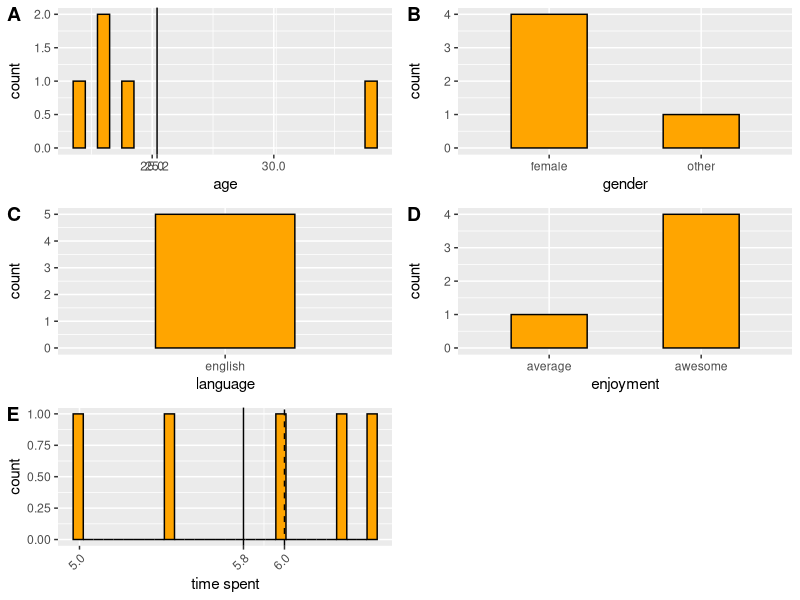
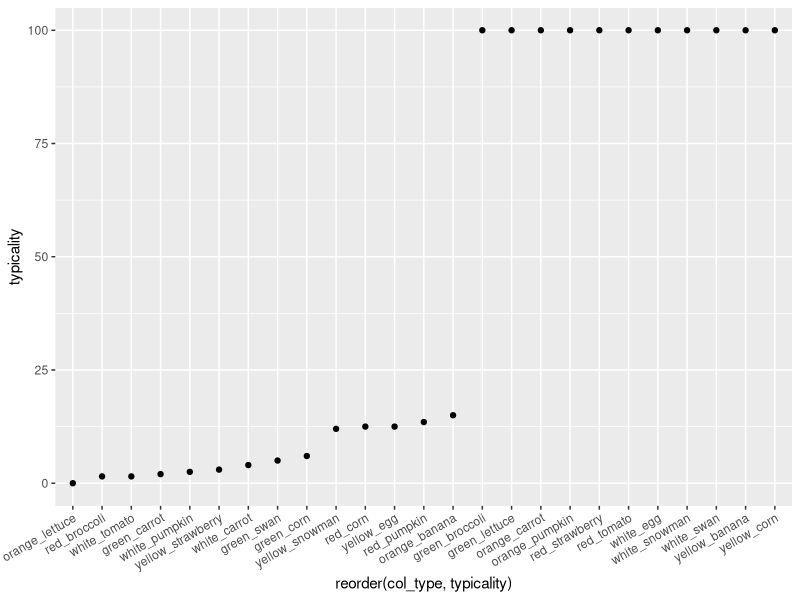
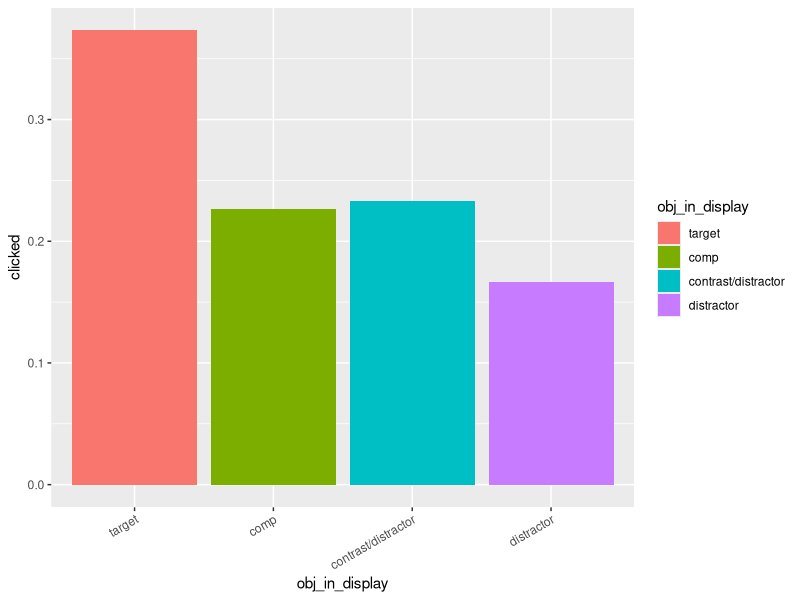
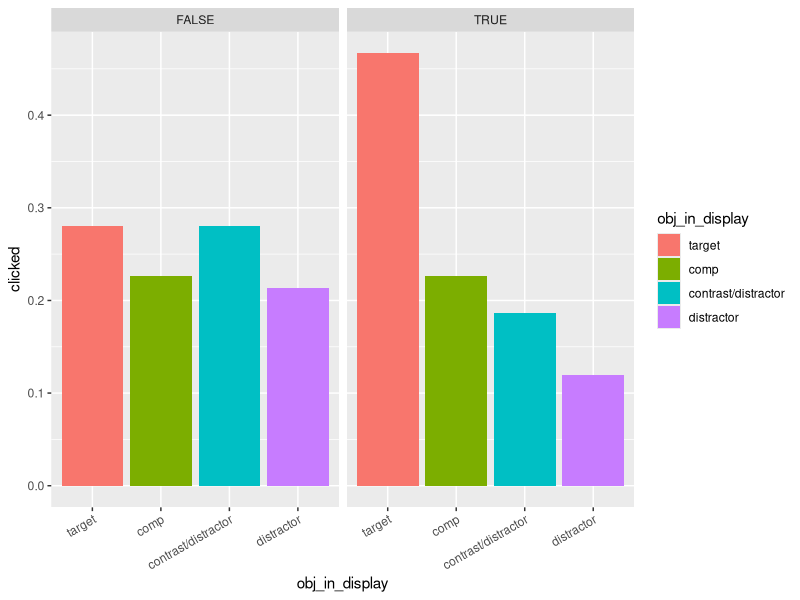
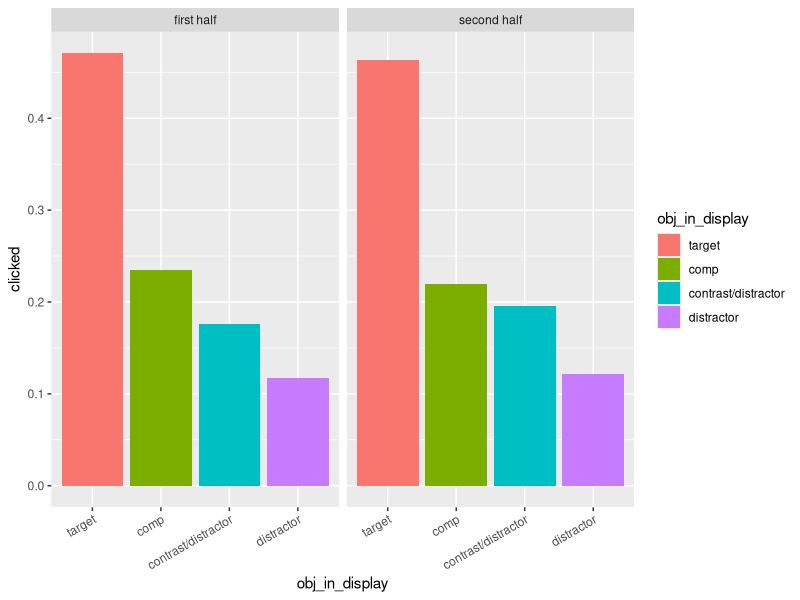
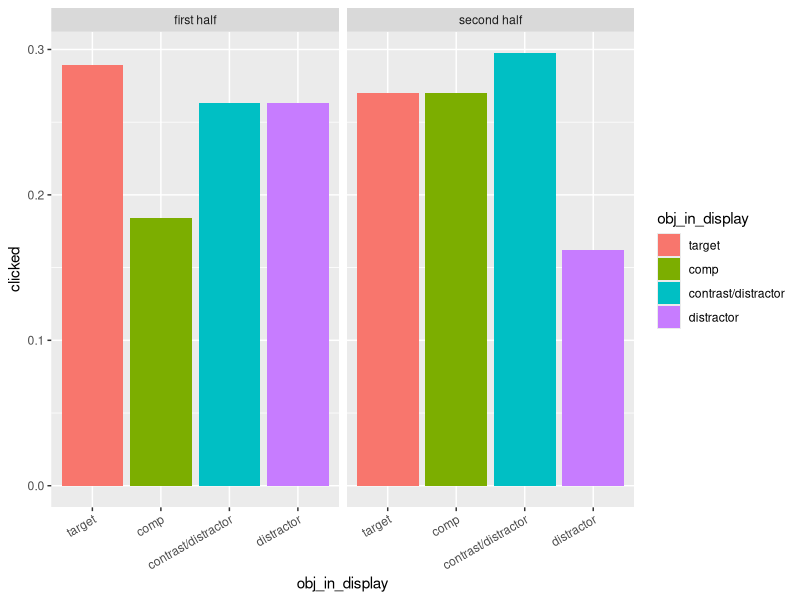
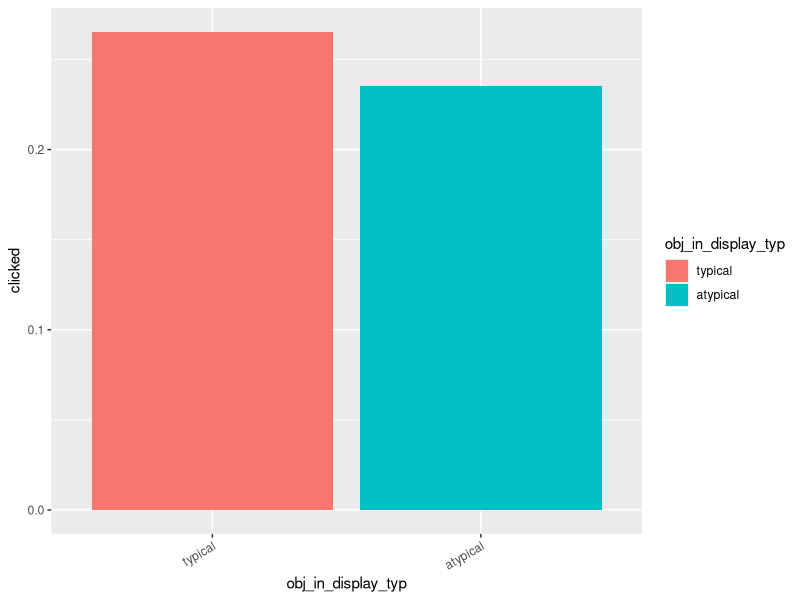
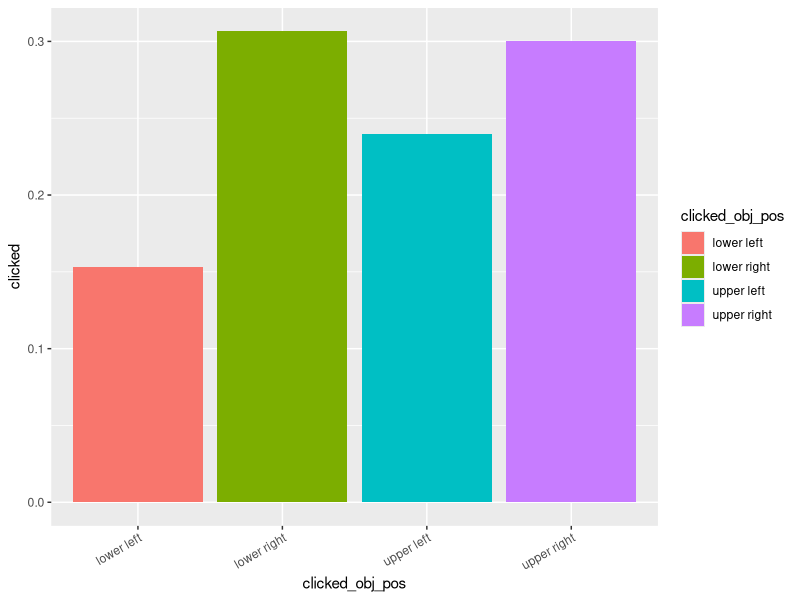

R code for these plots, in order:
## ---- chunk 1
knitr::opts_chunk$set(echo = TRUE)
## ---- chunk 2
library(cowplot)
library(plyr)
library(tidyverse)
library(here)

df_import = read_csv(here("data","03_comprehension","02_main","01_IDT","mock_data.csv")) %>%
  # exclude test
  # weird filter property will exclude NAs
  filter(is.na(comments) | comments != "TEST") %>% 
  # TODO: uncomment for non-mock-data:
  rename(anon_worker_id = submission_id)
## ---- chunk 3
# ggplot(df_import,aes(x=str_to_lower(botresponse))) +
#   geom_histogram(stat="count")
## ---- chunk 4

df_clean = df_import

# number of participants before exclusion (6)
length(unique(df_import$anon_worker_id))
# number of participants after exclusion (6)
length(unique(df_clean$anon_worker_id))


df = df_clean %>%
  # select(-startDate,-botresponse,-HitCorrect)
  select(-startDate,-HitCorrect)
## ---- chunk 5
# other info
engl_spellings = c("english", "englis", "eng", "engilsh", "englsh", "en")

df_subj = df_clean %>% 
  select(age,gender,languages,enjoyment,timeSpent,HitCorrect,comments,anon_worker_id) %>% 
  distinct() %>% 
  mutate_at(vars(languages), funs(str_to_lower(.))) %>% 
  mutate_at(vars(languages), funs(ifelse(. %in% engl_spellings, "english", .))) %>% 
  mutate(lang=ifelse(languages == "english","english","other")) %>% 
  mutate_at(vars(age), funs(as.integer(.))) %>% 
  mutate_at(vars(enjoyment), 
            funs(ifelse(.==1,"average",
                        ifelse(.==2,"awesome","other"))))

mean_age = round(mean(df_subj$age),digits = 1)
p_age = ggplot(df_subj,aes(x=age)) +
  geom_bar(width = .5,
           fill = "orange",
           color = "black") +
  geom_vline(xintercept= mean_age) +
  scale_x_continuous(breaks=c(25,30,35,mean_age))

p_gen = ggplot(df_subj,aes(x=gender)) +
  geom_bar(width = .5,
           fill = "orange",
           color = "black")

p_lang = ggplot(df_subj,aes(x=lang)) +
  geom_bar(width = .5,
           fill = "orange",
           color = "black") +
  xlab("language")
  # theme(axis.text.x = element_text(angle=45,hjust=1))

p_enj = ggplot(df_subj,aes(x=enjoyment)) +
  geom_bar(width = .5,
           fill = "orange",
           color = "black")

mean_time = round(mean(df_subj$timeSpent), digits = 1)
median_time = round(median(df_subj$timeSpent), digits = 1)
p_time = ggplot(df_subj,aes(x=timeSpent)) +
  geom_histogram(fill = "orange",
           color = "black") +
  geom_vline(xintercept=mean_time) +
  geom_vline(xintercept=median_time,linetype="dashed") +
  scale_x_continuous(breaks=c(median_time,mean_time,floor(0),floor(1),floor(2),floor(3),floor(5),floor(10))) +
  xlab("time spent") +
  theme(axis.text.x = element_text(angle = 45, hjust = 1))

plot_grid(p_age,p_gen,p_lang,p_enj,p_time, labels = "AUTO", ncol = 2, align = 'v')

## ---- chunk 6

typ_data = read_csv(here("data","01_norming","02_main","typicality_data.csv"))

ggplot(typ_data, aes(x=reorder(col_type,typicality), y=typicality)) +
  geom_point() +
  theme(axis.text.x = element_text(angle = 30, hjust = 1))

typ_obj = typ_data %>% 
  filter(typicality > 50) %>% 
  select(col_type)
atyp_obj = typ_data %>% 
  filter(typicality < 50) %>% 
  select(col_type)

## ---- chunk 7

df_main = df %>% 
  # select main trials
  filter(trial_type == "critical" | trial_type == "filler") %>% 
  # select columns relevant for main trials
  select(trial_type,refObject,context_id,condition,utterance,utterance_cat,target,comp,contrast,distractor,pos1,pos2,pos3,pos4,selectedItem_prior,selectedItem1,selectedItem2,reaction_time_prior,reaction_time1,reaction_time2,anon_worker_id,trial_number) %>% 
  # encode which contexts have a contrast
  mutate(contrast_present = str_detect(condition,"p")) %>% 
  # split data into trial halves per participants
  mutate(trial_half = ifelse(trial_number < max(trial_number)/2, "first half", "second half")) %>% 
  mutate(
    target_typ = case_when(
      target %in% typ_obj$col_type ~ "typical",
      target %in% atyp_obj$col_type ~ "atypical",
      TRUE ~ "other"),
    comp_typ = case_when(
      comp %in% typ_obj$col_type ~ "typical",
      comp %in% atyp_obj$col_type ~ "atypical",
      TRUE ~ "other"),
    contr_typ = case_when(
      contrast %in% typ_obj$col_type ~ "typical",
      contrast %in% atyp_obj$col_type ~ "atypical",
      TRUE ~ "other"),
    distr_typ = case_when(
      distractor %in% typ_obj$col_type ~ "typical",
      distractor %in% atyp_obj$col_type ~ "atypical",
      TRUE ~ "other")
  )

# to investigate selections
df_selec = df_main %>%
  # reformat df 
  gather(timeStep_selec,selectedItem,selectedItem_prior,selectedItem1,selectedItem2) %>%
  # remove selectedItem2 rows when referring expression was unmodified
  # because this is always NaN
  filter(timeStep_selec != "selectedItem2" & utterance_cat != "unmodified") %>% 
  # if there were multiple selections (which are separated by commas),
  # select the last one
  mutate(lastSelectedItem = sapply(str_split(selectedItem,","),tail,1)) %>% 
  mutate(clickedType = case_when(
    lastSelectedItem == target ~ "target",
    lastSelectedItem == comp ~ "comp",
    lastSelectedItem == contrast  ~ "contrast/distractor",
    lastSelectedItem == distractor ~ "distractor",
    TRUE ~ "other"
  )) %>% 
  # order them according to relevance for later plotting
  mutate_at(vars(clickedType), funs(factor(., levels=c("target", "comp", "contrast/distractor", "distractor"))))

df_objselec = df_selec %>% 
  # for calculation of proportion and CIs, duplicate each trial such that each row represents an object the participant could have clicked on (4 rows for the 4 objects)
  slice(rep(1:n(), each = 4)) %>%
  # each row receives now one out of the 4 objects labels, such that the 4 rows for this trial are identical except for this label
  mutate(obj_in_display = rep_len(c("target", "comp", "contrast/distractor", "distractor"), length.out=n())) %>% 
  # create a one-hot vector that is 1 for the object that was actually clicked on
  mutate(clicked = ifelse(clickedType==obj_in_display,1,0)) %>% 
  mutate_at(vars(obj_in_display), funs(factor(., levels=c("target", "comp", "contrast/distractor", "distractor"))))
  # select(trial_type, condition, context_id, anon_worker_id, timeStep_selec, obj_in_display, clicked, clickedType, trial_half, contrast_present, lastSelectedItem)

# bug check: are there "other" references? -- there shouldn't be
unique(df_selec$clickedType)
unique(df_objselec$obj_in_display)

## ---- chunk 8

df_prior = df_objselec %>%
  filter(timeStep_selec == "selectedItem_prior")

## ---- chunk 9

ggplot(df_prior, aes(x=obj_in_display, y=clicked, fill=obj_in_display)) +
  stat_summary(fun.y = "mean", 
               geom = "bar") +
  stat_summary(fun.data = "mean_cl_boot",
               geom = "errorbar",
               color = "black",
               size = .3,
               width = 0.3) +
  theme(axis.text.x = element_text(angle = 30, hjust = 1))

# ggplot(df_prior_contrast, aes(x=obj_in_display, y=clicked, fill=obj_in_display)) +
#   facet_wrap(vars(trial_half)) +
#   stat_summary(fun.y = "mean", 
#                geom = "bar") +
#   stat_summary(fun.data = "mean_cl_boot",
#                geom = "errorbar",
#                color = "black",
#                size = .3,
#                width = 0.3) +
#   theme(axis.text.x = element_text(angle = 30, hjust = 1))
## ---- chunk 10

# Do the prior distributions of clicks change dependent on contrast presence?
ggplot(df_prior, aes(x=obj_in_display, y=clicked, fill=obj_in_display)) +
  facet_wrap(vars(contrast_present)) +
  stat_summary(fun.y = "mean", 
               geom = "bar") +
  stat_summary(fun.data = "mean_cl_boot",
               geom = "errorbar",
               color = "black",
               size = .3,
               width = 0.3) +
  theme(axis.text.x = element_text(angle = 30, hjust = 1))

# If a contrast is present, do the prior distributions change between the first and 
# second half of the experiment?
ggplot(df_prior[df_prior$contrast_present,], aes(x=obj_in_display, y=clicked, fill=obj_in_display)) +
  facet_wrap(vars(trial_half)) +
  stat_summary(fun.y = "mean", 
               geom = "bar") +
  stat_summary(fun.data = "mean_cl_boot",
               geom = "errorbar",
               color = "black",
               size = .3,
               width = 0.3) +
  theme(axis.text.x = element_text(angle = 30, hjust = 1))

# If a contrast is NOT present, do the prior distributions change between the first and 
# second half of the experiment?
ggplot(df_prior[!df_prior$contrast_present,], aes(x=obj_in_display, y=clicked, fill=obj_in_display)) +
  facet_wrap(vars(trial_half)) +
  stat_summary(fun.y = "mean", 
               geom = "bar") +
  stat_summary(fun.data = "mean_cl_boot",
               geom = "errorbar",
               color = "black",
               size = .3,
               width = 0.3) +
  theme(axis.text.x = element_text(angle = 30, hjust = 1))
## ---- chunk 11

df_prior_typicality = df_prior %>% 
  mutate(obj_in_display_typ = case_when(
    obj_in_display == "target" ~ target_typ,
    obj_in_display == "comp" ~ comp_typ,
    obj_in_display == "contrast/distractor" ~ contr_typ,
    obj_in_display == "distractor" ~ distr_typ,
    TRUE ~ "other"
  )) %>% 
  mutate_at(vars(obj_in_display_typ), funs(factor(., levels=c("typical", "atypical", "other"))))

ggplot(df_prior_typicality, aes(x=obj_in_display_typ, y=clicked, fill=obj_in_display_typ)) +
  stat_summary(fun.y = "mean", 
               geom = "bar") +
  stat_summary(fun.data = "mean_cl_boot",
               geom = "errorbar",
               color = "black",
               size = .3,
               width = 0.3) +
  theme(axis.text.x = element_text(angle = 30, hjust = 1))

## ---- chunk 12
df_prior_pos = df_prior %>%
  mutate_at(vars(pos1,pos2,pos3,pos4), funs(ifelse(. == "contrast", "contrast/distractor", .))) %>% 
  mutate(clicked_obj_pos = case_when(
    obj_in_display == pos1 ~ "upper left",
    obj_in_display == pos2 ~ "upper right",
    obj_in_display == pos3 ~ "lower left",
    obj_in_display == pos4 ~ "lower right",
    TRUE ~ "other"
  ))

ggplot(df_prior_pos, aes(x=clicked_obj_pos, y=clicked, fill=clicked_obj_pos)) +
  stat_summary(fun.y = "mean", 
               geom = "bar") +
  stat_summary(fun.data = "mean_cl_boot",
               geom = "errorbar",
               color = "black",
               size = .3,
               width = 0.3) +
  theme(axis.text.x = element_text(angle = 30, hjust = 1))
## ---- chunk 13

df_adj = df_objselec %>%
  filter(timeStep_selec == "selectedItem1",
         trial_type == "critical")

## ---- chunk 14

# number of wrong selections
df_adj %>% 
  filter(clickedType == "contrast/distractor" | clickedType == "distractor") %>% 
  nrow()

ggplot(df_adj, aes(x=obj_in_display, y=clicked, fill=obj_in_display)) +
  stat_summary(fun.y = "mean", 
               geom = "bar") +
  stat_summary(fun.data = "mean_cl_boot",
               geom = "errorbar",
               color = "black",
               size = .3,
               width = 0.3) +
  theme(axis.text.x = element_text(angle = 30, hjust = 1))

## ---- chunk 15
df_ttp_ttn = df_adj %>% 
  filter(condition == "ttp" | condition == "ttn")

# prior distribution
df_prior %>% 
  filter(trial_type == "critical",
         condition == "ttp" | condition == "ttn") %>% 
  ggplot(aes(x=obj_in_display, y=clicked, fill=obj_in_display)) +
    facet_wrap(vars(condition)) +
    stat_summary(fun.y = "mean", 
                 geom = "bar") +
    stat_summary(fun.data = "mean_cl_boot",
                 geom = "errorbar",
                 color = "black",
                 size = .3,
                 width = 0.3) +
    theme(axis.text.x = element_text(angle = 30, hjust = 1)) +
    ggtitle("Prior distribution")

# after adjective distribution
ggplot(df_ttp_ttn, aes(x=obj_in_display, y=clicked, fill=obj_in_display)) +
  facet_wrap(vars(condition)) +
  stat_summary(fun.y = "mean", 
               geom = "bar") +
  stat_summary(fun.data = "mean_cl_boot",
               geom = "errorbar",
               color = "black",
               size = .3,
               width = 0.3) +
  theme(axis.text.x = element_text(angle = 30, hjust = 1)) +
    ggtitle("After adjective distribution")

## ---- chunk 16
df_atp_ttn = df_adj %>% 
  filter(condition == "atp" | condition == "ttn")

# prior distribution
df_prior %>% 
  filter(trial_type == "critical",
         condition == "atp" | condition == "ttn") %>% 
  ggplot(aes(x=obj_in_display, y=clicked, fill=obj_in_display)) +
    facet_wrap(vars(condition)) +
    stat_summary(fun.y = "mean", 
                 geom = "bar") +
    stat_summary(fun.data = "mean_cl_boot",
                 geom = "errorbar",
                 color = "black",
                 size = .3,
                 width = 0.3) +
    theme(axis.text.x = element_text(angle = 30, hjust = 1)) +
    ggtitle("Prior distribution")

# after adjective distribution
ggplot(df_atp_ttn, aes(x=obj_in_display, y=clicked, fill=obj_in_display)) +
  facet_wrap(vars(condition)) +
  stat_summary(fun.y = "mean", 
               geom = "bar") +
  stat_summary(fun.data = "mean_cl_boot",
               geom = "errorbar",
               color = "black",
               size = .3,
               width = 0.3) +
  theme(axis.text.x = element_text(angle = 30, hjust = 1)) +
    ggtitle("After adjective distribution")

## ---- chunk 17
# prior distribution
df_prior %>% 
  filter(contrast_present) %>% 
  ggplot(aes(x=obj_in_display, y=clicked, fill=obj_in_display)) +
    stat_summary(fun.y = "mean", 
                 geom = "bar") +
    stat_summary(fun.data = "mean_cl_boot",
                 geom = "errorbar",
                 color = "black",
                 size = .3,
                 width = 0.3) +
    theme(axis.text.x = element_text(angle = 30, hjust = 1)) +
    ggtitle("Prior distribution")

# after adjective distribution
df_adj %>% 
  filter(contrast_present) %>% 
  ggplot(aes(x=obj_in_display, y=clicked, fill=obj_in_display)) +
    stat_summary(fun.y = "mean", 
                 geom = "bar") +
    stat_summary(fun.data = "mean_cl_boot",
                 geom = "errorbar",
                 color = "black",
                 size = .3,
                 width = 0.3) +
    theme(axis.text.x = element_text(angle = 30, hjust = 1)) +
    ggtitle("After adjective distribution")

## ---- chunk 18

df_adj_typicality = df_adj %>% 
  mutate(obj_in_display_typ = case_when(
    obj_in_display == "target" ~ target_typ,
    obj_in_display == "comp" ~ comp_typ,
    obj_in_display == "contrast/distractor" ~ contr_typ,
    obj_in_display == "distractor" ~ distr_typ,
    TRUE ~ "other"
  )) %>% 
  mutate_at(vars(obj_in_display_typ), funs(factor(., levels=c("typical", "atypical", "other")))) %>% 
  filter(condition == "atp" | condition == "atn")

ggplot(df_adj_typicality, aes(x=obj_in_display_typ, y=clicked, fill=obj_in_display_typ)) +
  stat_summary(fun.y = "mean", 
               geom = "bar") +
  stat_summary(fun.data = "mean_cl_boot",
               geom = "errorbar",
               color = "black",
               size = .3,
               width = 0.3) +
  theme(axis.text.x = element_text(angle = 30, hjust = 1))

## ---- chunk 19
# prior distribution
df_prior %>% 
  filter(condition == "ttp") %>% 
  ggplot(aes(x=obj_in_display, y=clicked, fill=obj_in_display)) +
    stat_summary(fun.y = "mean", 
                 geom = "bar") +
    stat_summary(fun.data = "mean_cl_boot",
                 geom = "errorbar",
                 color = "black",
                 size = .3,
                 width = 0.3) +
    theme(axis.text.x = element_text(angle = 30, hjust = 1)) +
    ggtitle("Prior distribution")

# after adjective distribution
df_adj %>% 
  filter(condition == "ttp") %>% 
  ggplot(aes(x=obj_in_display, y=clicked, fill=obj_in_display)) +
    stat_summary(fun.y = "mean", 
                 geom = "bar") +
    stat_summary(fun.data = "mean_cl_boot",
                 geom = "errorbar",
                 color = "black",
                 size = .3,
                 width = 0.3) +
    theme(axis.text.x = element_text(angle = 30, hjust = 1)) +
    ggtitle("After adjective distribution")
## ---- chunk 20

df_adj_typicality %>% 
  filter(condition == "atn") %>% 
  ggplot(aes(x=obj_in_display_typ, y=clicked, fill=obj_in_display_typ)) +
    stat_summary(fun.y = "mean", 
                 geom = "bar") +
    stat_summary(fun.data = "mean_cl_boot",
                 geom = "errorbar",
                 color = "black",
                 size = .3,
                 width = 0.3) +
    theme(axis.text.x = element_text(angle = 30, hjust = 1))

## ---- chunk 21

ggplot(df_adj, aes(x=obj_in_display, y=clicked, fill=obj_in_display)) +
  facet_wrap(vars(condition)) +
  stat_summary(fun.y = "mean", 
               geom = "bar") +
  stat_summary(fun.data = "mean_cl_boot",
               geom = "errorbar",
               color = "black",
               size = .3,
               width = 0.3) +
  theme(axis.text.x = element_text(angle = 30, hjust = 1))

## ---- chunk 22
# not sure that this analysis makes sense

df_rt = df_main %>% 
  gather(timeStep_rt, rt, reaction_time_prior, reaction_time1, reaction_time2) %>% 
  # mutate(rt_shortened = sapply(str_split(rt,","),tail,1)) %>%
  # mutate_at(vars(rt_shortened), funs(as.integer(.)))
  filter(!str_detect(rt,",")) %>%
  mutate_at(vars(rt), funs(as.integer(.)))
  

# missing values are the ones where there was an unmodified utterance and therefore there was no reaction_time2
ggplot(df_rt, aes(x=timeStep_rt, y=rt)) + 
  geom_point(alpha=0.5) +
  facet_wrap(vars(utterance_cat)) +
  # ylim(0,5000) +
  stat_summary(fun.y = "mean", colour = "red", size = 1, geom = "point") +
  stat_summary(fun.data = "mean_cl_boot", colour = "red", size = 1)
## ---- chunk 23

df_practice = df %>% 
  filter(trial_type == "practice") %>% 
  select(condition,utterance,target,comp,contrast,distractor,pos1,pos2,pos3,pos4,anon_worker_id)

## ---- chunk 24

color = "yellow|red|green"

df_mod = df_practice %>% 
  mutate_at(vars(condition),funs(ifelse(. == "contrast_present", T, F))) %>% 
  rename(contrast_present = condition) %>% 
  mutate(modifier_use = str_detect(utterance,color))

# df_mod[!df_mod$modifier_use,c("utterance")]

df_modplot = df_mod %>% 
  group_by(contrast_present) %>% 
  summarize(modProp = sum(modifier_use)/n())

ggplot(df_modplot, aes(x=contrast_present, y=modProp)) +
  geom_col()

# one person said "red pepper when there was no contrast"
# 355645969470185 didn't care that there were contrasts and also identified bell pepper as apple (even though native language is reported as English) -- unreliable worker
